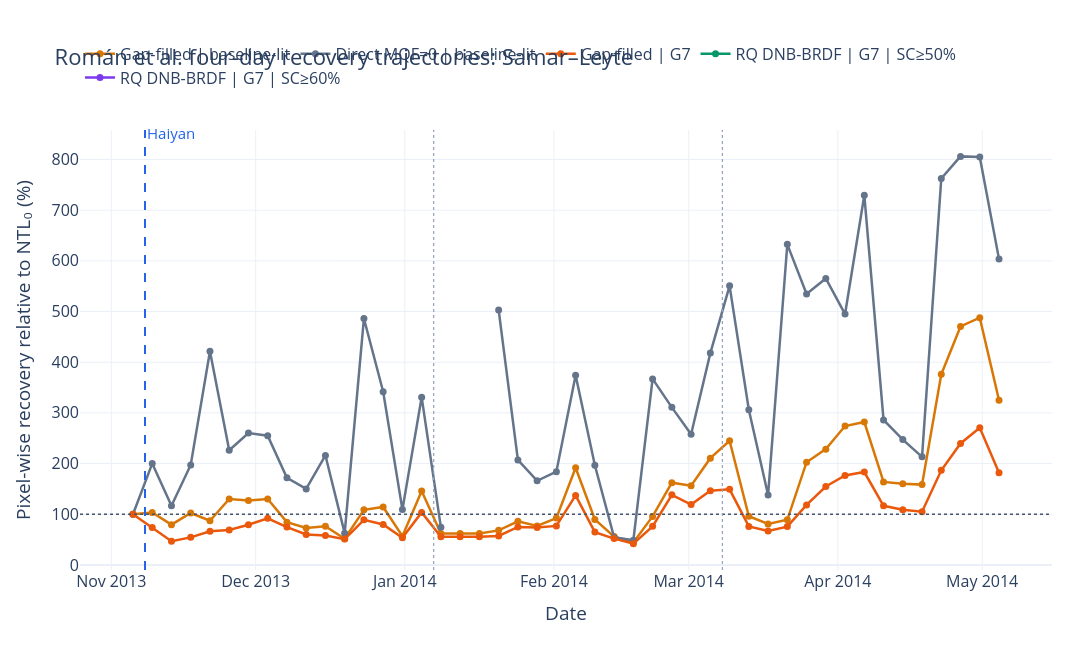

Notebook cell for this chart:
### Code cell
# ============================================================
# 17. FOUR-DAY RECOVERY TRAJECTORIES
# ============================================================

roman_trajectories["signal"] = (
    pd.Categorical(
        roman_trajectories["signal"],
        categories=SIGNAL_ORDER,
        ordered=True,
    )
)

fig_roman_trajectory = px.line(
    roman_trajectories,
    x="date",
    y="recovery_pct",
    color="signal",
    markers=True,
    color_discrete_map=SIGNAL_COLORS,
    category_orders={
        "signal": SIGNAL_ORDER,
    },
    custom_data=[
        "supported_pixels",
    ],
)

fig_roman_trajectory.update_traces(
    line=dict(width=2.5),
    marker=dict(size=7),
    hovertemplate=(
        "<b>%{fullData.name}</b><br>"
        "Date: %{x|%d %b %Y}<br>"
        "Recovery: %{y:.1f}%<br>"
        "Supported pixels: "
        "%{customdata[0]:,.0f}"
        "<extra></extra>"
    ),
)

fig_roman_trajectory.add_hline(
    y=100,
    line_width=1.5,
    line_dash="dot",
    line_color="#475569",
)

for boundary_day in [60, 120]:
    fig_roman_trajectory.add_vline(
        x=(
            EVENT_DATE
            + pd.Timedelta(
                days=boundary_day
            )
        ),
        line_width=1.2,
        line_dash="dot",
        line_color="#94A3B8",
    )

fig_roman_trajectory.add_vline(
    x=EVENT_DATE,
    line_width=2,
    line_dash="dash",
    line_color=EVENT_LINE_COLOR,
)

fig_roman_trajectory.add_annotation(
    x=EVENT_DATE,
    y=1.02,
    xref="x",
    yref="paper",
    text="Haiyan",
    showarrow=False,
    xanchor="left",
    font=dict(
        size=15,
        color=EVENT_LINE_COLOR,
    ),
)

fig_roman_trajectory.update_layout(
    title=(
        "Román et al. four-day recovery "
        "trajectories: Samar–Leyte"
    ),
    template=PLOT_TEMPLATE,
    paper_bgcolor="rgba(0,0,0,0)",
    width=1200,
    height=650,
    margin=dict(
        l=80,
        r=40,
        t=130,
        b=80,
    ),
    font=dict(size=16),
    legend=dict(
        title=None,
        orientation="h",
        yanchor="bottom",
        y=1.08,
        xanchor="left",
        x=0,
    ),
    xaxis_title="Date",
    yaxis_title=(
        "Pixel-wise recovery relative "
        "to NTL₀ (%)"
    ),
)

fig_roman_trajectory.show()
